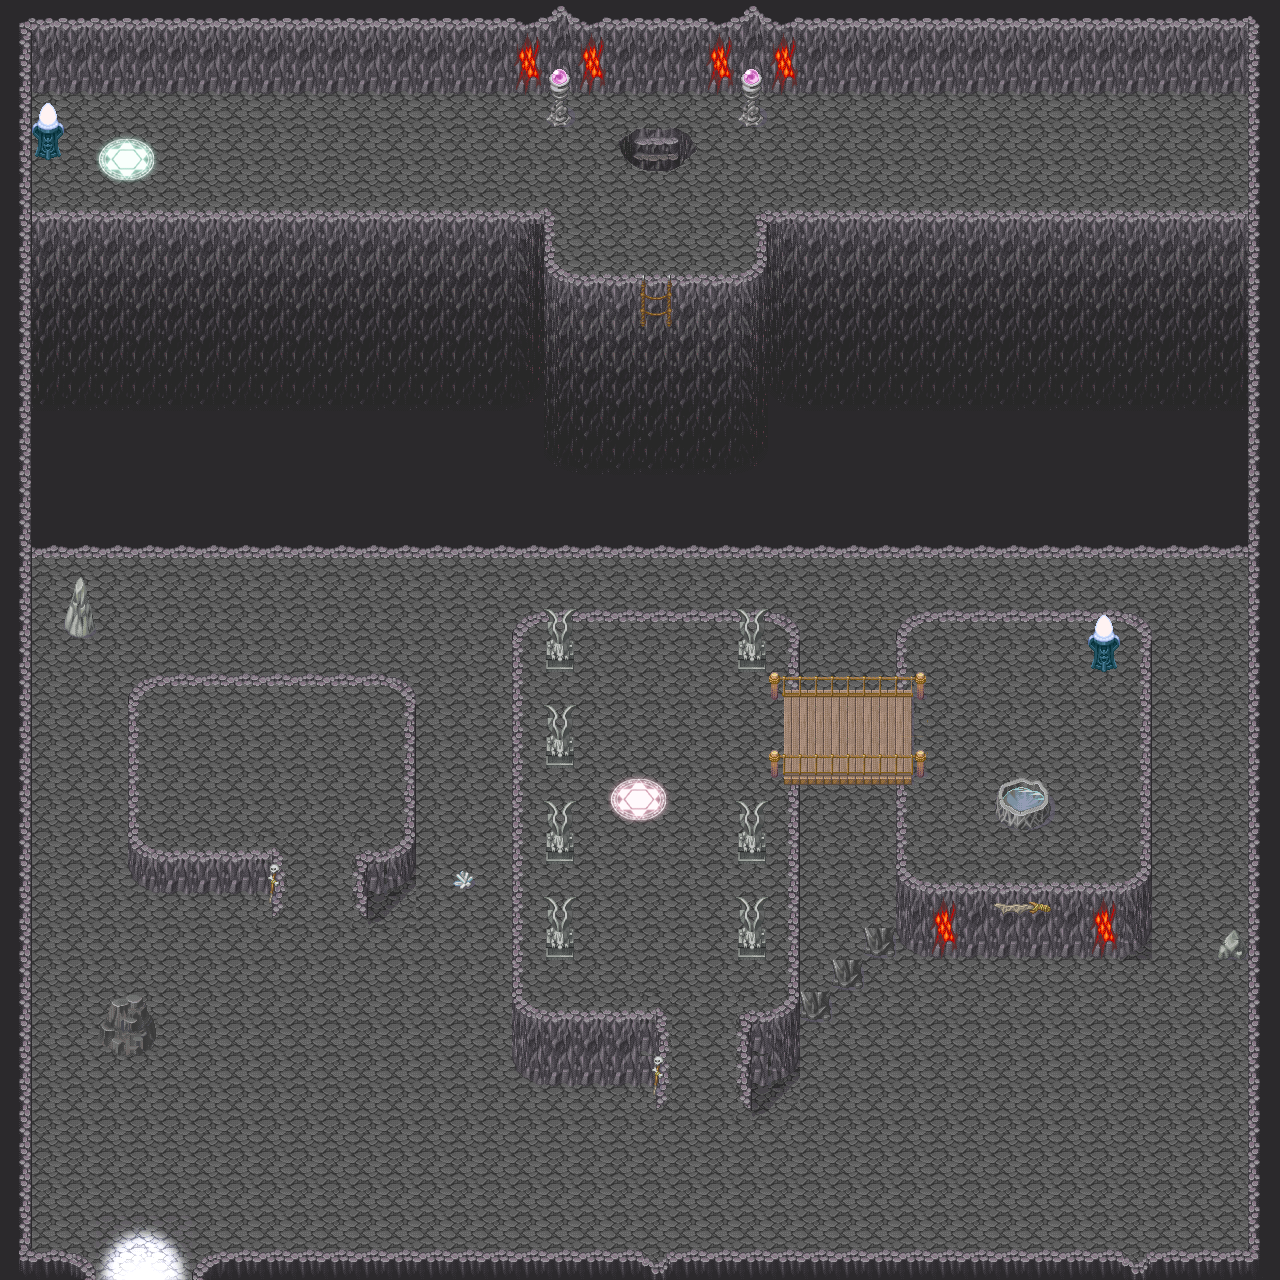

A level layout from a 2D game, rendered from its tile map. Below: a short description, then the map file with tile-grid data replaced by summaries:
An orthogonal 40x40 tile map with 32x32 px tiles, 8 tile layers (Background, Wall2, Wall, Passerelle, ...) and 46 objects (11x Medusa, 8x Vampire, 6x Spike, 6x Devil, 3x Model, ...).

<map version="1.0" orientation="orthogonal" renderorder="right-down" width="40" height="40" tilewidth="32" tileheight="32" nextobjectid="82">
 <tileset firstgid="1" name="All_Tiles" tilewidth="32" tileheight="32" tilecount="1200" columns="40">
  <image source="../Tiles/All_Tiles.png" width="1280" height="960" />
 </tileset>
 <layer name="Background" width="40" height="40">
  <properties>
   <property name="collide" type="bool" value="false" />
   <property name="worldSize" type="bool" value="true" />
  </properties>
  <data>[1600 cells, 1600 non-empty, 12 distinct tile ids]</data>
 </layer>
 <layer name="Wall2" width="40" height="40">
  <properties>
   <property name="collide" type="bool" value="true" />
  </properties>
  <data>[1600 cells, 470 non-empty, 29 distinct tile ids]</data>
 </layer>
 <layer name="Wall" width="40" height="40">
  <properties>
   <property name="blockView" type="bool" value="true" />
   <property name="collide" type="bool" value="true" />
   <property name="worldSize" type="bool" value="false" />
  </properties>
  <data>[1600 cells, 330 non-empty, 38 distinct tile ids]</data>
 </layer>
 <layer name="Passerelle" width="40" height="40">
  <data>[1600 cells, 13 non-empty, 4 distinct tile ids]</data>
 </layer>
 <layer name="GardeFou" width="40" height="40">
  <properties>
   <property name="collide" type="bool" value="true" />
  </properties>
  <data>[1600 cells, 10 non-empty, 6 distinct tile ids]</data>
 </layer>
 <layer name="GroundObject" width="40" height="40">
  <data>[1600 cells, 9 non-empty, 9 distinct tile ids]</data>
 </layer>
 <layer name="Object" width="40" height="40">
  <properties>
   <property name="collide" type="bool" value="false" />
   <property name="worldSize" type="bool" value="false" />
   <property name="z-index" type="int" value="6" />
  </properties>
  <data>[1600 cells, 39 non-empty, 25 distinct tile ids]</data>
 </layer>
 <layer name="ObjectCollide" width="40" height="40">
  <properties>
   <property name="collide" type="bool" value="true" />
   <property name="worldSize" type="bool" value="false" />
  </properties>
  <data>[1600 cells, 24 non-empty, 14 distinct tile ids]</data>
 </layer>
 <objectgroup name="Interractions">
  <object id="33" name="Model" x="257.667" y="726.333" visible="0" />
  <object id="61" name="Spike" x="672.5" y="1007.34">
   <properties>
    <property name="switchesIndex" value="0" />
   </properties>
  </object>
  <object id="62" name="Spike" x="702.833" y="1007.67">
   <properties>
    <property name="switchesIndex" value="0" />
   </properties>
  </object>
  <object id="63" name="Switch" x="270.833" y="751.667">
   <properties>
    <property name="index" type="int" value="0" />
   </properties>
  </object>
  <object id="64" name="Switch" x="1215.33" y="127.833">
   <properties>
    <property name="index" type="int" value="1" />
   </properties>
  </object>
  <object id="65" name="Spike" x="463.666" y="688.34">
   <properties>
    <property name="switchesIndex" value="1" />
   </properties>
  </object>
  <object id="66" name="Spike" x="432.333" y="688.34">
   <properties>
    <property name="switchesIndex" value="1" />
   </properties>
  </object>
  <object id="67" name="Spike" x="495" y="689">
   <properties>
    <property name="switchesIndex" value="1" />
   </properties>
  </object>
  <object id="81" name="Spike" x="730.833" y="1007.67">
   <properties>
    <property name="switchesIndex" value="0" />
   </properties>
  </object>
 </objectgroup>
 <objectgroup name="Ennemies">
  <object id="34" name="Model" x="526" y="332" visible="0">
   <properties>
    <property name="index" type="int" value="0" />
    <property name="pathIndex" type="int" value="0" />
    <property name="speed" type="int" value="50" />
    <property name="timeRotation" type="int" value="2500" />
   </properties>
  </object>
  <object id="35" name="0-0" type="Medusa" x="455.417" y="951.167" rotation="90">
   <properties>
    <property name="index" type="int" value="0" />
    <property name="pathIndex" type="int" value="0" />
    <property name="rangeView" type="int" value="250" />
    <property name="speed" type="int" value="50" />
    <property name="timeRotation" type="int" value="2500" />
   </properties>
  </object>
  <object id="36" name="0-1" type="Medusa" x="455.417" y="951.167" rotation="180">
   <properties>
    <property name="index" type="int" value="0" />
    <property name="pathIndex" type="int" value="1" />
    <property name="speed" type="int" value="50" />
    <property name="timeRotation" type="int" value="2500" />
   </properties>
  </object>
  <object id="37" name="0-2" type="Medusa" x="455.417" y="951.167" rotation="270">
   <properties>
    <property name="index" type="int" value="0" />
    <property name="pathIndex" type="int" value="2" />
    <property name="speed" type="int" value="50" />
    <property name="timeRotation" type="int" value="2500" />
   </properties>
  </object>
  <object id="38" name="0-3" type="Medusa" x="455.417" y="951.167" rotation="180">
   <properties>
    <property name="index" type="int" value="0" />
    <property name="pathIndex" type="int" value="3" />
    <property name="speed" type="int" value="50" />
    <property name="timeRotation" type="int" value="2500" />
   </properties>
  </object>
  <object id="39" name="1-0" type="Vampire" x="224.25" y="161.167">
   <properties>
    <property name="index" type="int" value="1" />
    <property name="pathIndex" type="int" value="0" />
    <property name="speed" type="int" value="150" />
    <property name="timeRotation" type="int" value="2500" />
   </properties>
  </object>
  <object id="40" name="1-1" type="Vampire" x="480.75" y="160.167">
   <properties>
    <property name="index" type="int" value="1" />
    <property name="pathIndex" type="int" value="1" />
    <property name="speed" type="int" value="50" />
    <property name="timeRotation" type="int" value="2500" />
   </properties>
  </object>
  <object id="41" name="1-2" type="Vampire" x="480.75" y="577.833">
   <properties>
    <property name="index" type="int" value="1" />
    <property name="pathIndex" type="int" value="2" />
    <property name="speed" type="int" value="50" />
    <property name="timeRotation" type="int" value="2500" />
   </properties>
  </object>
  <object id="42" name="1-3" type="Vampire" x="224.417" y="578">
   <properties>
    <property name="index" type="int" value="1" />
    <property name="pathIndex" type="int" value="3" />
    <property name="speed" type="int" value="50" />
    <property name="timeRotation" type="int" value="2500" />
   </properties>
  </object>
  <object id="43" name="2-0" type="Devil" x="655.083" y="248.667" rotation="90">
   <properties>
    <property name="index" type="int" value="2" />
    <property name="pathIndex" type="int" value="0" />
    <property name="speed" type="int" value="50" />
    <property name="timeRotation" type="int" value="1500" />
   </properties>
  </object>
  <object id="44" name="2-1" type="Devil" x="655.083" y="248.667" rotation="180">
   <properties>
    <property name="index" type="int" value="2" />
    <property name="pathIndex" type="int" value="1" />
    <property name="speed" type="int" value="50" />
    <property name="timeRotation" type="int" value="2500" />
   </properties>
  </object>
  </objectgroup>
 <objectgroup name="StartPosition">
  <!-- 1 objects omitted --></objectgroup>
 <objectgroup name="Souls">
  <!-- 5 objects omitted --></objectgroup>
 <objectgroup name="Exit">
  <!-- 1 objects omitted --></objectgroup>
 <objectgroup name="Teleport">
  <!-- 4 objects omitted --></objectgroup>
</map>
<!-- 26 of 46 objects omitted -->
